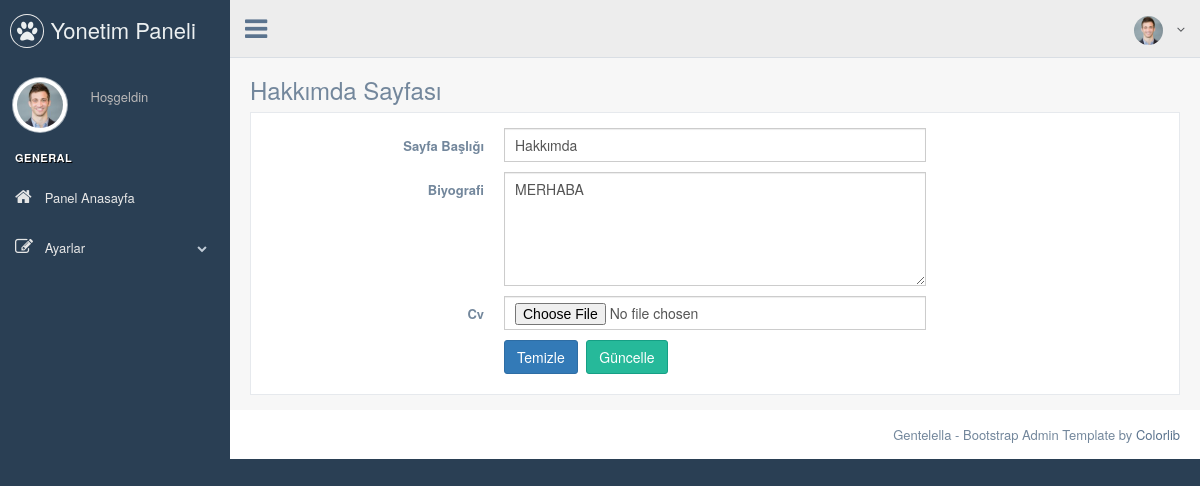
The app's page /PP/nedmin/about_us.php, older data.
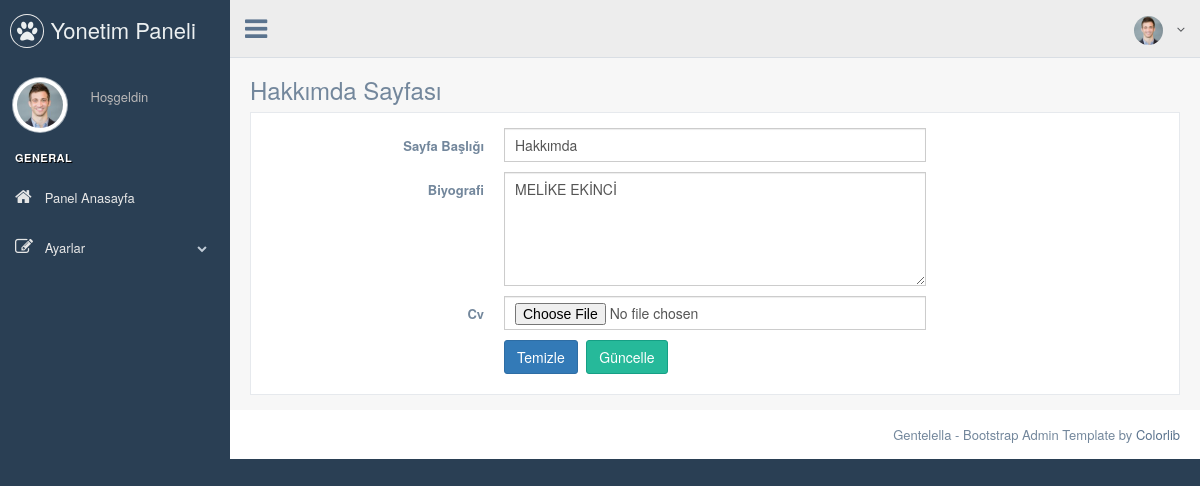
The same page, newer data.
### tables this page shows
CREATE TABLE `about_me` (
  `about_id` int(11) NOT NULL,
  `about_title` varchar(50) NOT NULL,
  `content` varchar(50) NOT NULL,
  `cv` varchar(250) NOT NULL
);

### PP/nedmin/about_us.php (the view, shortened to what this page needs)
<?php
include 'header.php';
$check_about = $db->prepare("SELECT * FROM about_me");
$check_about->execute();
$control_about = $check_about->rowCount();
$fetch_about = $db->prepare("SELECT * FROM about_me WHERE about_id=1");
$fetch_about->execute();
$fetch = $fetch_about->fetch(PDO::FETCH_ASSOC);
?>
<div class="right_col" role="main">
  <div class="">
    <div class="page-title">
      <div class="title_left">
        <h3>Hakkımda Sayfası</h3>
      </div>
    </div>
  </div>
  <div class="clearfix"></div>
  <div class="row">
    <div class="col-md-12 col-sm-12 col-xs-12">
      <div class="x_panel">
        <div class="x_content">
          <form class="form-horizontal form-label-left" action="process.php" method="POST">
            <div class="item form-group">
              <label class="control-label col-md-3 col-sm-3 col-xs-12" for="name">Sayfa Başlığı
              </label>
              <div class="col-md-6 col-sm-6 col-xs-12">
                <input class="form-control col-md-7 col-xs-12" data-validate-length-range="6" data-validate-words="2" name="about_title" value="<?php echo $fetch['about_title'] ?>" required="required" type="text">
              </div>
            </div>
            <div class="item form-group">
              <label class="control-label col-md-3 col-sm-3 col-xs-12" for="email">Biyografi
              </label>
              <div class="col-md-6 col-sm-6 col-xs-12">
                <textarea id="textarea" required="required" name="content" class="form-control col-md-7 col-xs-12" rows='5'><?php echo $fetch['content'] ?></textarea>
              </div>
            </div>
            <div class="item form-group">
              <label class="control-label col-md-3 col-sm-3 col-xs-12" for="email">Cv
              </label>
              <div class="col-md-6 col-sm-6 col-xs-12">
                <input type="file" name="cv" required="required" class="form-control col-md-7 col-xs-12">
              </div>
            </div>
            <div class="form-group">
              <div class="col-md-6 col-md-offset-3">
                <button type="reset" class="btn btn-primary">Temizle</button>
                <?php
                if ($control_about == 1) { ?>
                  <button type="submit" class="btn btn-success" name="update_about">Güncelle</button>
                <?php } else { ?>
                  <button type="submit" class="btn btn-warning" name="insert_about">Ekle</button>
                <?php } ?>
              </div>
          </form>
        </div>
      </div>
    </div>
  </div>
</div>
</div>
<?php
include 'footer.php';
?>

Row changes from the older to the newer data that the page shows:
changed about_me "Hakkımda": content "MERHABA" → "MELİKE EKİNCİ"
